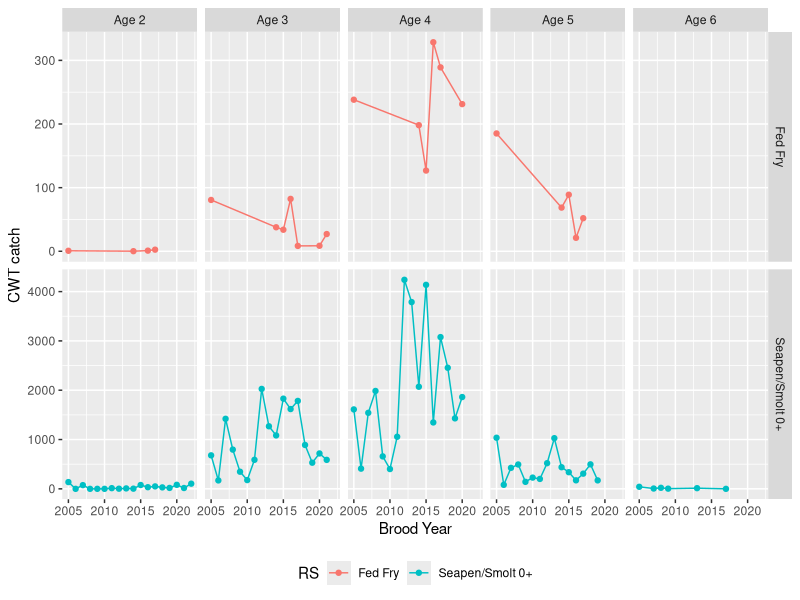
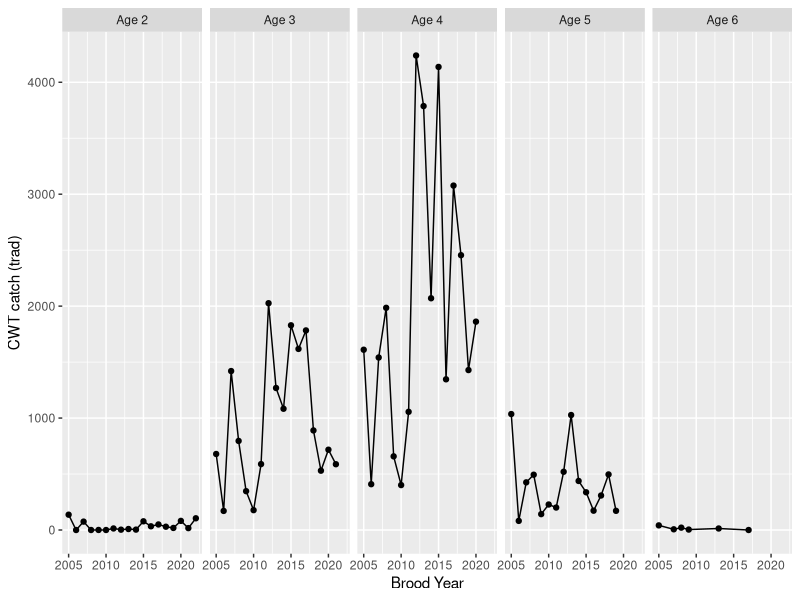
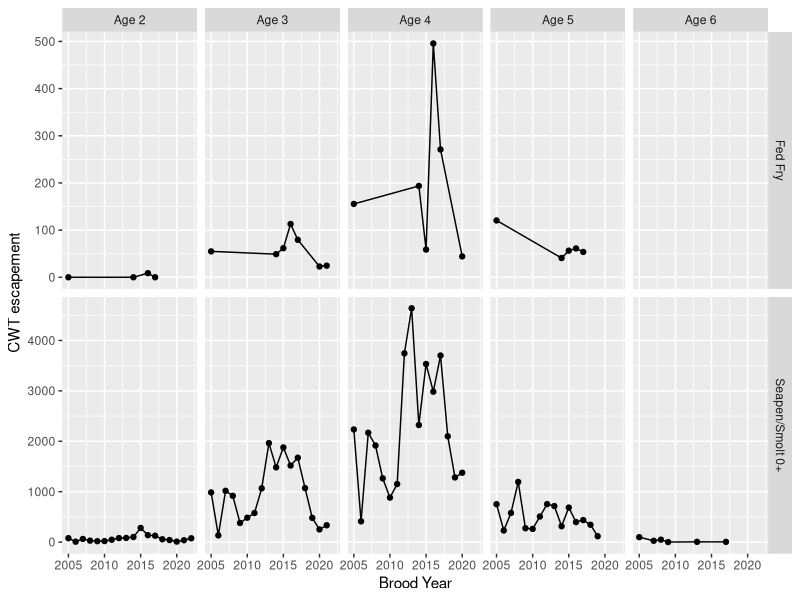
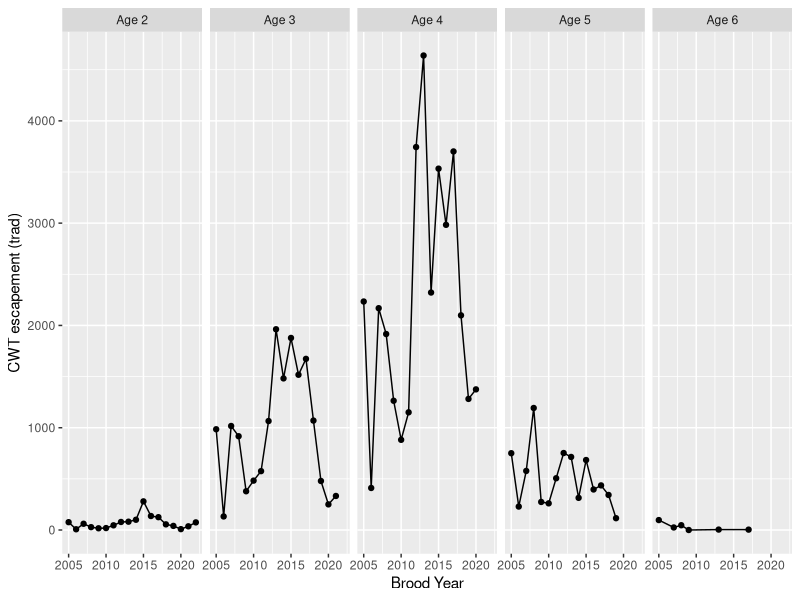
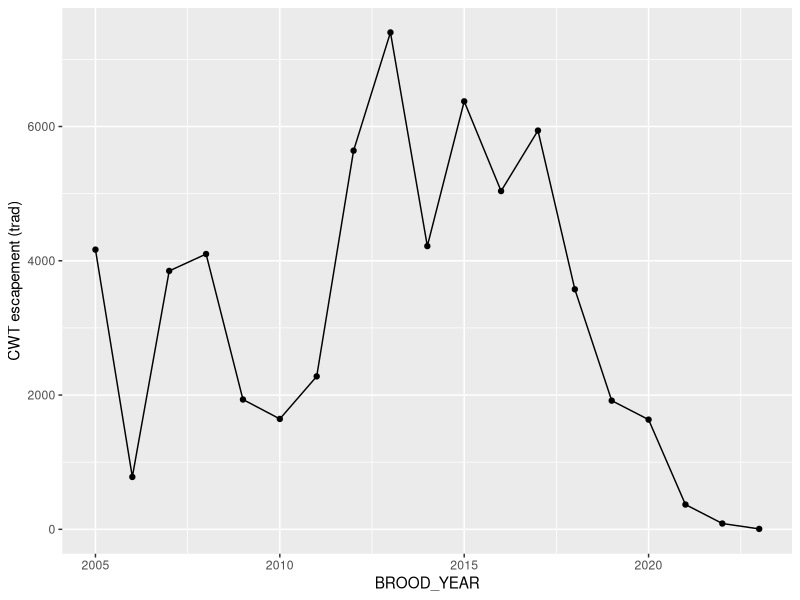
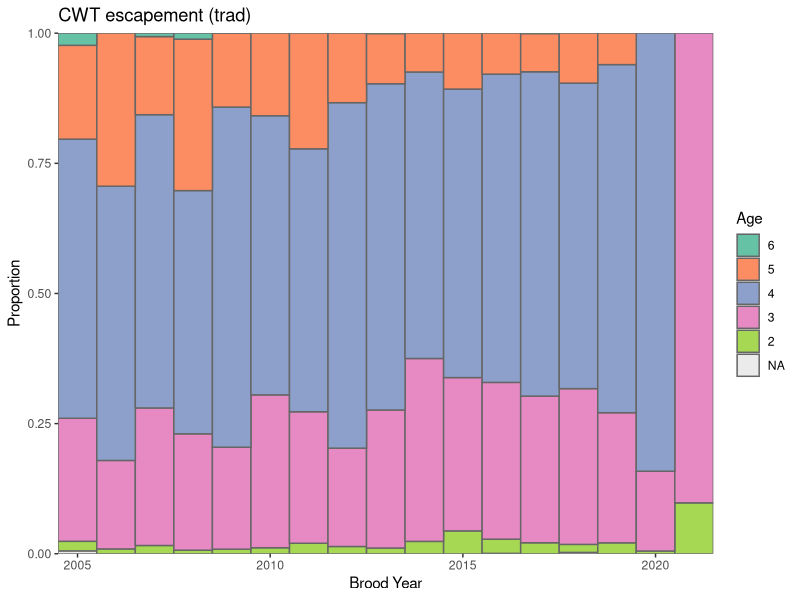
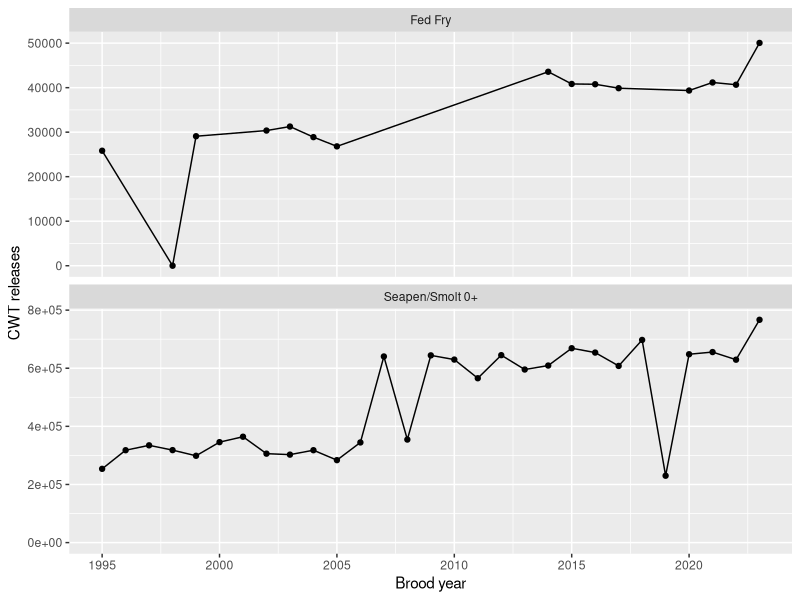
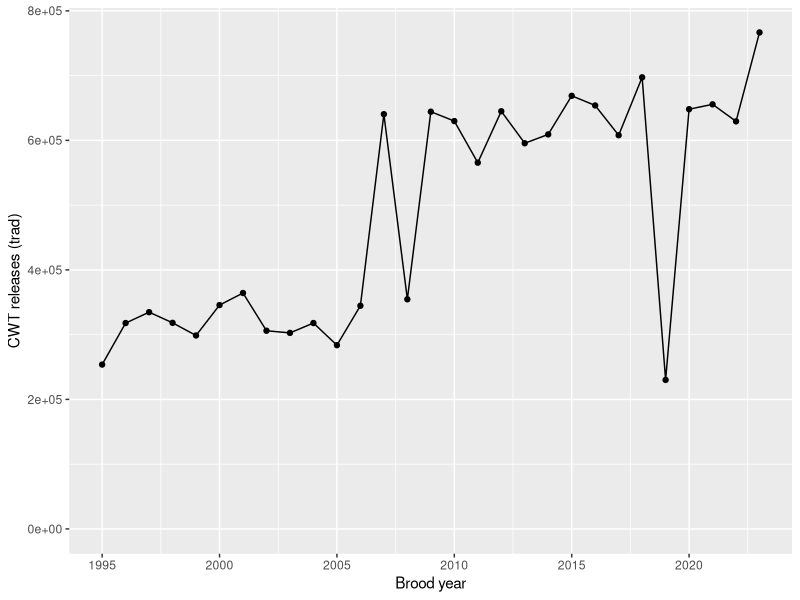

Write the R code that produced these figures, in order.
library(tidyverse)
library(readxl)

# Quinsam CWT recovery
rec <- readxl::read_excel(
  file.path("data", "Quinsam", "2025-02-17-QuinsamChinook_Analyses_2005-2024.xlsx"),
  sheet = "Expanded"
) %>%
  mutate(is_catch = TotCatch > 0, is_esc = Escape > 0)

#table(rec$is_catch, rec$is_esc)
#filter(rec, is_catch & is_esc) %>% View()

# Catch area names
#cnames <- colnames(rec)
#data.frame(
#  Name = cnames[grepl("1|2|3", cnames)]
#) %>%
#  readr::write_csv(file = "data/Quinsam/Quinsam_fisheries.csv")


# CWT recoveries
#cwt <- summarise(rec,
#                 n_catch = sum(TotCatch),
#                 n_esc = sum(Escape),
#                 .by = c(Age, BROOD_YEAR))
#
#g <- ggplot(cwt, aes(BROOD_YEAR, n_catch)) +
#  facet_wrap(vars(Age), scales = "free_y") +
#  geom_line() +
#  geom_point() +
#  expand_limits(y = 0)
#g
#
#g <- ggplot(cwt, aes(BROOD_YEAR, n_esc)) +
#  facet_wrap(vars(Age), scales = "free_y") +
#  geom_line() +
#  geom_point() +
#  expand_limits(y = 0)
#g

# CWT by release strategy
cwt_rs <- rec %>%
  mutate(RS = ifelse(RELEASE_STAGE_NAME == "Fed Fry", "Fed Fry", "Seapen/Smolt 0+")) %>%
  summarise(
    n_catch = sum(TotCatch),
    n_esc = sum(Escape),
    .by = c(Age, BROOD_YEAR, RS)
  )

g <- cwt_rs %>%
  filter(!is.na(Age), Age %in% seq(2, 6)) %>%
  mutate(Age = paste("Age", Age)) %>%
  ggplot(aes(BROOD_YEAR, n_catch, colour = RS)) +
  facet_grid(vars(RS), vars(Age), scales = "free_y") +
  geom_line() +
  geom_point() +
  labs(x = "Brood Year", y = "CWT catch") +
  expand_limits(y = 0) +
  theme(legend.position = "bottom")
ggsave("figures/Quinsam_CWT_catch_rs.png", g, height = 3.5, width = 6)

g <- cwt_rs %>%
  filter(RS == "Seapen/Smolt 0+") %>%
  filter(!is.na(Age), Age %in% seq(2, 6)) %>%
  mutate(Age = paste("Age", Age)) %>%
  ggplot(aes(BROOD_YEAR, n_catch)) +
  facet_grid(vars(Age), scales = "free_y", rows=vars( )) +
  geom_line() +
  geom_point() +
  labs(x = "Brood Year", y = "CWT catch (trad)") +
  expand_limits(y = 0) +
  theme(legend.position = "bottom")
ggsave("figures/Quinsam_CWT_catch.png", g, height = 3.5, width = 6)

g <- cwt_rs %>%
  filter(!is.na(Age), Age %in% seq(2, 6)) %>%
  mutate(Age = paste("Age", Age)) %>%
  ggplot(aes(BROOD_YEAR, n_esc)) +
  facet_grid(vars(RS), vars(Age), scales = "free_y") +
  geom_line() +
  geom_point() +
  labs(x = "Brood Year", y = "CWT escapement", colour = "Release Strategy") +
  expand_limits(y = 0) +
  theme(legend.position = "bottom")
ggsave("figures/Quinsam_CWT_esc_rs.png", g, height = 3.5, width = 6)

g <- cwt_rs %>%
  filter(!is.na(Age), Age %in% seq(2, 6)) %>%
  mutate(Age = paste("Age", Age)) %>%
  filter(RS == "Seapen/Smolt 0+") %>%
  ggplot(aes(BROOD_YEAR, n_esc)) +
  facet_grid(vars(Age), scales = "free_y", rows=vars( )) +
  geom_line() +
  geom_point() +
  labs(x = "Brood Year", y = "CWT escapement (trad)") +
  expand_limits(y = 0) +
  theme(legend.position = "bottom")
ggsave("figures/Quinsam_CWT_esc.png", g, height = 3.5, width = 6)

cwt_esc_annual <- cwt_rs %>%
  filter(RS == "Seapen/Smolt 0+") %>%
  summarise(n = sum(n_esc, na.rm=T), .by = BROOD_YEAR)
g <- cwt_esc_annual %>%
  ggplot(aes(BROOD_YEAR, n)) +
  geom_line() +
  geom_point() +
  labs(y = "CWT escapement (trad)")
ggsave("figures/Quinsam_CWT_esc_total.png", g, width = 4, height = 3)


# Full matrix of ages (1-5) and years (1979 - 2023)
full_matrix <- expand.grid(
  BroodYear = 2005:2021,
  Age = 1:6
) %>%
  as.data.frame()

g <- cwt_rs %>%
  filter(RS == "Seapen/Smolt 0+") %>%
  summarise(n = sum(n_esc), .by = c(BROOD_YEAR, Age)) %>%
  rename(BroodYear = BROOD_YEAR) %>%
  right_join(full_matrix, by = c("BroodYear", "Age")) %>%
  arrange(Age, BroodYear) %>%
  mutate(p = n/sum(n, na.rm = TRUE), .by = BroodYear) %>%
  filter(!is.na(p)) %>%
  ggplot(aes(BroodYear, p, fill = factor(Age, levels = 6:2))) +
  geom_col(width = 1, colour = "grey40") +
  scale_fill_brewer(palette = "Set2") +
  labs(x = "Brood Year", y = "Proportion", fill = "Age", title = "CWT escapement (trad)") +
  coord_cartesian(expand = FALSE)
ggsave("figures/Quinsam_CWT_esc_prop.png", g, height = 4, width = 6)


# Quinsam - CWT releases
rel <- readxl::read_excel(
  file.path("data", "Quinsam", "2025-02-17-QuinsamChinook_Analyses_2005-2024.xlsx"),
  sheet = "Releases"
)

rel_rs <- rel %>%
  filter(RELEASE_STAGE_NAME %in% c("Fed Fry", "Smolt 0+", "Seapen 0+")) %>%
  mutate(RS = ifelse(RELEASE_STAGE_NAME == "Fed Fry", "Fed Fry", "Seapen/Smolt 0+")) %>%
  summarise(n_CWT = sum(TaggedNum) - sum(ShedTagNum), .by = c(BROOD_YEAR, RS))

g <- ggplot(rel_rs, aes(BROOD_YEAR, n_CWT)) +
  geom_point() +
  geom_line() +
  facet_wrap(vars(RS), ncol = 1, scales = "free_y") +
  labs(x = "Brood year", y = "CWT releases") +
  theme(legend.position = "bottom") +
  expand_limits(y = 0)
ggsave("figures/Quinsam_CWT_rel_bystrategy.png", g, height = 5, width = 4)

rel_trad <- rel %>%
  filter(RELEASE_STAGE_NAME %in% c("Smolt 0+", "Seapen 0+")) %>%
  mutate(RS = "Seapen/Smolt 0+") %>%
  summarise(n_CWT = sum(TaggedNum) - sum(ShedTagNum), .by = c(BROOD_YEAR, RS))

g <- ggplot(rel_trad, aes(BROOD_YEAR, n_CWT)) +
  geom_point() +
  geom_line() +
  labs(x = "Brood year", y = "CWT releases (trad)") +
  theme(legend.position = "bottom") +
  expand_limits(y = 0)
ggsave("figures/Quinsam_CWT_rel.png", g, height = 5, width = 4)


